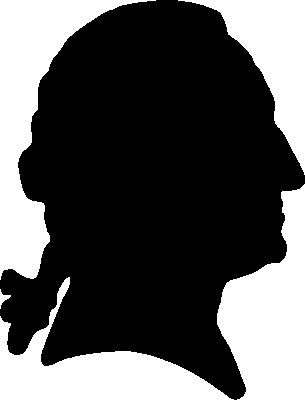
#> input picture szyfry_blokowe/zad8/obraz.png, 305 x 400 px, found by its file name
$ python CBC_other.py
#> lines starting #> are read from the running program, lines starting #| are printed output that depends on the picture; after the words box and inside, x2 and y2 are one past the last pixel; in counts of white or black regions, pixels touching at a corner belong together
from PIL import Image

def IR(binary, permutation):
    result = ""
    for num in permutation:
        result += binary[num]

    return result

def IKey(key, i):
    return key[i % len(key):] + key[:i % len(key)]

def Xor(bin1, bin2):
    num1 = int(bin1, 2)
    num2 = int(bin2, 2)

    result = num1 ^ num2

    return format(result, '08b')

def CBC(binary_data, IV):
    key = "10101010"
    permutation = [0, 1, 3, 2, 3, 2, 4, 5]
    Sbox_1 = ["101", "010", "001", "110", "011", "100", "111", "000", "001", "100", "110", "010", "000", "111", "101", "011"]
    Sbox_2 = ["100", "000", "110", "101", "111", "001", "011", "010", "101", "011", "000", "111", "110", "010", "001", "100"]
    rounds = 8
    L, R = [], []

    L.append(IV)
    R.append(binary_data[:6])

    for i in range(1, rounds):
        i_R = IR(R[i - 1], permutation)
        i_key = IKey(key, i)
        xor1 = Xor(i_R, i_key)

        xor1_bin1, xor1_bin2 = xor1[:4], xor1[4:]
        str1 = Sbox_1[int(xor1_bin1, 2)]
        str2 = Sbox_2[int(xor1_bin2, 2)]

        sbox_connect = str1 + str2

        RL = Xor(L[i-1], sbox_connect)[2:]
        R.append(RL)
        L.append(R[i - 1])

    return R[-1] + L[-1]

image = Image.open("zad8/obraz.png")
#> image is the input picture: PIL image 305x400 1; 34.3% white; 5 white regions, box (x1, y1, x2, y2) and area: (0, 0, 156, 280) 12773, (217, 184, 305, 400) 11532, (0, 277, 234, 400) 9832, (178, 0, 305, 175) 7641, (0, 289, 11, 309) 78
#image = Image.open("zad8/obraz.jpg")
#image = Image.open("zad8/obraz.gif")
image = image.convert("L")
binary_data = ''.join(format(pixel, '08b') for pixel in image.tobytes())

while len(binary_data) % 12 != 0:
    binary_data += '0'
#> this loop made 8 passes

IV = '110011'
encrypted_data = ""

for i in range(0, len(binary_data), 12):
    block = binary_data[i:i+12]
    encrypted_block = CBC(block, IV)
    IV = encrypted_block
    encrypted_data += encrypted_block
#> this loop made 81334 passes
#> i on passes 14 to 16: 156, 168, 180

encrypted_image = Image.frombytes("L", image.size, bytes(int(encrypted_data[i:i+8], 2) for i in range(0, len(encrypted_data), 8)))
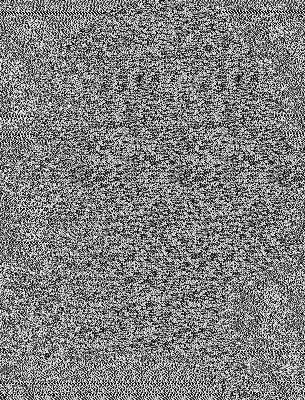
#> encrypted_image: PIL image 305x400 L; min 0, max 255, mean 126.3
encrypted_image.show()
